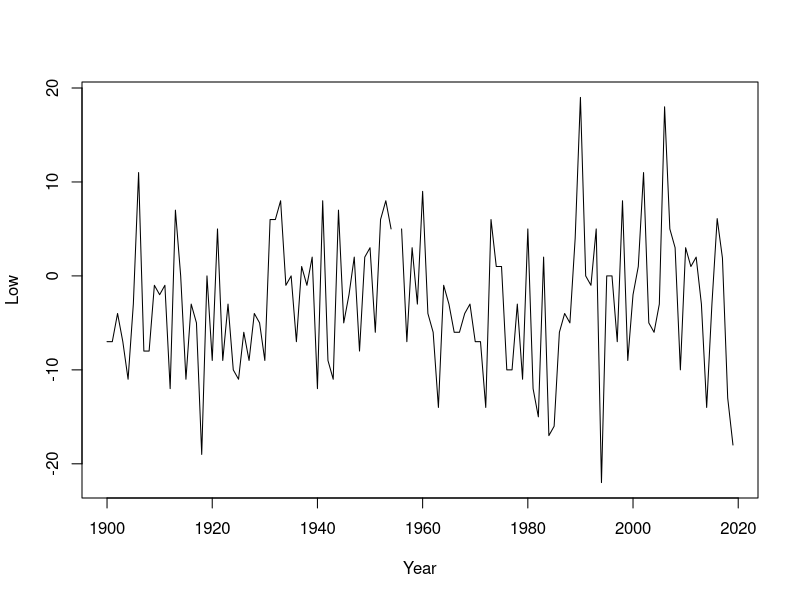
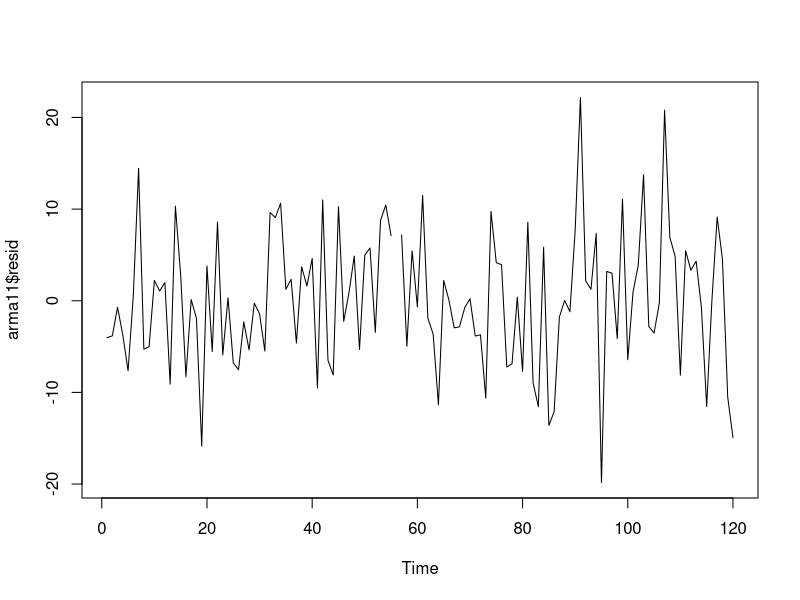
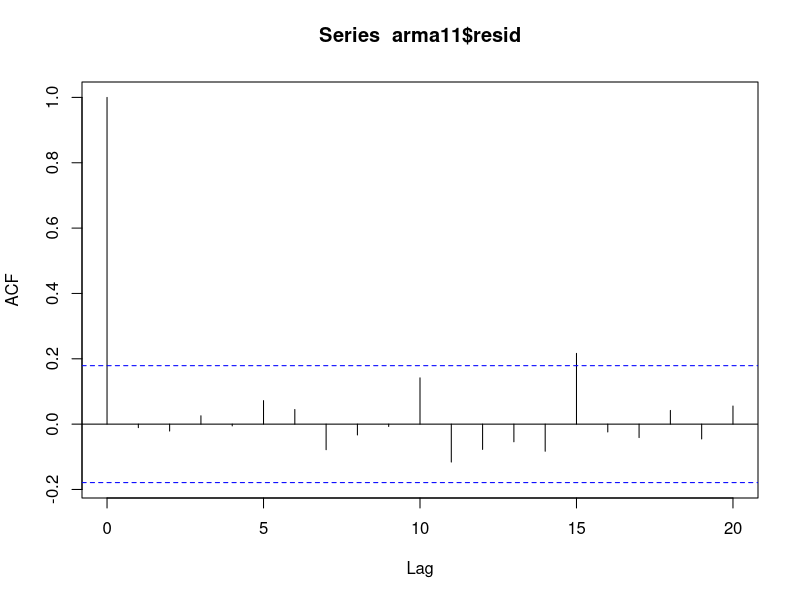

Recreate these plots in R, in order.
## ---- chunk 1
y <- read.table(file="data/ann_arbor_weather.csv",header=1)
str(y)
## ---- chunk 2
mu1 <- mean(y$Low,na.rm=TRUE)
se1 <- sd(y$Low,na.rm=TRUE)/sqrt(sum(!is.na(y$Low)))
cat("mu1 =", mu1, ", se1 =", se1, "\n")
## ---- chunk 3
plot(Low~Year,data=y,ty="l")
## ---- chunk 4
arma11 <- arima(y$Low, order=c(1,0,1))
arma11
## ---- chunk 5
names(arma11)
mu2 <- arma11$coef["intercept"]
se2 <- sqrt(arma11$var.coef["intercept","intercept"])
cat("mu2 =", mu2, ", se2 =", se2, "\n")
## ---- chunk 6
plot(arma11$resid)
## ---- chunk 7
acf(arma11$resid,na.action=na.pass)
